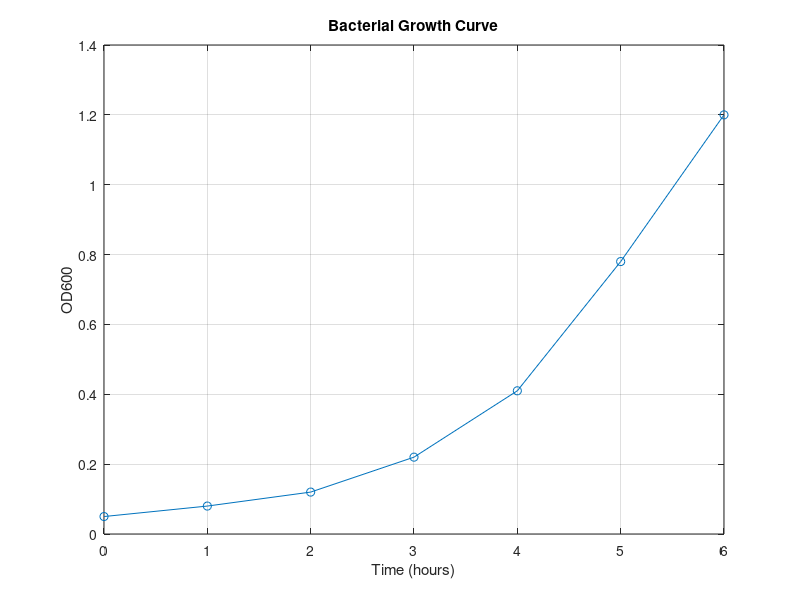

MATLAB code to generate this figure:
clear; % Removes all variables
clc; % Clears the command window
close all; % Closes all windows with figures

% Storing data into variables

time = [0 1 2 3 4 5 6];
od = [0.05 0.08 0.12 0.22 0.41 0.78 1.20];

% Plotting the data

%     x     y  style
%     |     |   |
plot(time, od, '-o')

xlabel('Time (hours)')
ylabel('OD600')
title('Bacterial Growth Curve')
grid on

% Basic stats
averageOD = mean(od);
maximumOD = max(od);

% Printing text
fprintf('Average OD600: %.2f\n', averageOD);
fprintf('Maximum OD600: %.2f\n', maximumOD);
